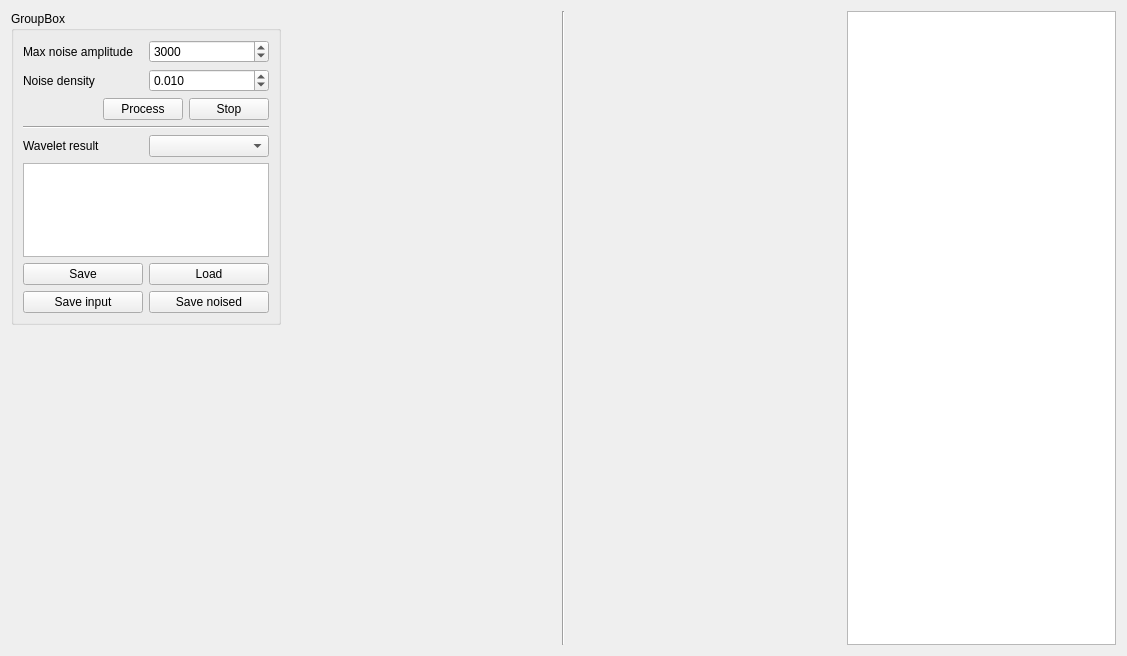
<?xml version="1.0" encoding="UTF-8"?>
<ui version="4.0">
 <class>AnalyzerWidget</class>
 <widget class="QWidget" name="AnalyzerWidget">
  <property name="geometry">
   <rect>
    <x>0</x>
    <y>0</y>
    <width>1127</width>
    <height>656</height>
   </rect>
  </property>
  <property name="windowTitle">
   <string>Form</string>
  </property>
  <layout class="QHBoxLayout" name="horizontalLayout" stretch="1,1,1,1,1">
   <item>
    <layout class="QVBoxLayout" name="verticalLayout" stretch="1,1">
     <item>
      <widget class="QGroupBox" name="groupBox">
       <property name="title">
        <string>GroupBox</string>
       </property>
       <layout class="QVBoxLayout" name="verticalLayout_4">
        <item>
         <layout class="QHBoxLayout" name="horizontalLayout_2">
          <item>
           <widget class="QLabel" name="label">
            <property name="text">
             <string>Max noise amplitude</string>
            </property>
           </widget>
          </item>
          <item>
           <widget class="QSpinBox" name="sbMaxNoiseAmplitude">
            <property name="minimum">
             <number>1</number>
            </property>
            <property name="maximum">
             <number>100000</number>
            </property>
            <property name="value">
             <number>3000</number>
            </property>
           </widget>
          </item>
         </layout>
        </item>
        <item>
         <layout class="QHBoxLayout" name="horizontalLayout_4">
          <item>
           <widget class="QLabel" name="label_2">
            <property name="text">
             <string>Noise density</string>
            </property>
           </widget>
          </item>
          <item>
           <widget class="QDoubleSpinBox" name="dsbNoiseDensity">
            <property name="decimals">
             <number>3</number>
            </property>
            <property name="minimum">
             <double>0.001000000000000</double>
            </property>
            <property name="maximum">
             <double>1.000000000000000</double>
            </property>
            <property name="singleStep">
             <double>0.001000000000000</double>
            </property>
            <property name="value">
             <double>0.010000000000000</double>
            </property>
           </widget>
          </item>
         </layout>
        </item>
        <item>
         <layout class="QHBoxLayout" name="horizontalLayout_3">
          <item>
           <spacer name="horizontalSpacer">
            <property name="orientation">
             <enum>Qt::Horizontal</enum>
            </property>
            <property name="sizeType">
             <enum>QSizePolicy::Expanding</enum>
            </property>
            <property name="sizeHint" stdset="0">
             <size>
              <width>230</width>
              <height>20</height>
             </size>
            </property>
           </spacer>
          </item>
          <item>
           <widget class="QPushButton" name="pbProcess">
            <property name="text">
             <string>Process</string>
            </property>
           </widget>
          </item>
          <item>
           <widget class="QPushButton" name="pbStop">
            <property name="text">
             <string>Stop</string>
            </property>
           </widget>
          </item>
         </layout>
        </item>
        <item>
         <widget class="Line" name="line_2">
          <property name="orientation">
           <enum>Qt::Horizontal</enum>
          </property>
         </widget>
        </item>
        <item>
         <layout class="QHBoxLayout" name="horizontalLayout_5">
          <item>
           <widget class="QLabel" name="label_3">
            <property name="text">
             <string>Wavelet result</string>
            </property>
           </widget>
          </item>
          <item>
           <widget class="QComboBox" name="cbWaveletType"/>
          </item>
         </layout>
        </item>
        <item>
         <widget class="QTextEdit" name="teThresholdsInfo"/>
        </item>
        <item>
         <layout class="QHBoxLayout" name="horizontalLayout_6">
          <item>
           <widget class="QPushButton" name="pbSave">
            <property name="text">
             <string>Save</string>
            </property>
           </widget>
          </item>
          <item>
           <widget class="QPushButton" name="pbLoad">
            <property name="text">
             <string>Load</string>
            </property>
           </widget>
          </item>
         </layout>
        </item>
        <item>
         <layout class="QHBoxLayout" name="horizontalLayout_7">
          <item>
           <widget class="QPushButton" name="pbSaveInput">
            <property name="text">
             <string>Save input</string>
            </property>
           </widget>
          </item>
          <item>
           <widget class="QPushButton" name="pbSaveNoised">
            <property name="text">
             <string>Save noised</string>
            </property>
           </widget>
          </item>
         </layout>
        </item>
       </layout>
      </widget>
     </item>
     <item>
      <widget class="AudioPlayerWidget" name="wInputSignalPlayer" native="true"/>
     </item>
    </layout>
   </item>
   <item>
    <layout class="QVBoxLayout" name="verticalLayout_2" stretch="1,1">
     <item>
      <widget class="QCustomPlot" name="wInputDifferencePlot" native="true"/>
     </item>
     <item>
      <widget class="AudioPlayerWidget" name="wNoisedIputSignalPlayer" native="true"/>
     </item>
    </layout>
   </item>
   <item>
    <widget class="Line" name="line">
     <property name="orientation">
      <enum>Qt::Vertical</enum>
     </property>
    </widget>
   </item>
   <item>
    <layout class="QVBoxLayout" name="verticalLayout_3" stretch="1,1">
     <item>
      <widget class="QCustomPlot" name="wOutputDifferencePlot" native="true"/>
     </item>
     <item>
      <widget class="AudioPlayerWidget" name="wOutputSignalPlayer" native="true"/>
     </item>
    </layout>
   </item>
   <item>
    <widget class="QTextEdit" name="teLog"/>
   </item>
  </layout>
 </widget>
 <customwidgets>
  <customwidget>
   <class>QCustomPlot</class>
   <extends>QWidget</extends>
   <header>qcustomplot/qcustomplot.h</header>
   <container>1</container>
  </customwidget>
  <customwidget>
   <class>AudioPlayerWidget</class>
   <extends>QWidget</extends>
   <header>src/audio/Audioplayerwidget.h</header>
   <container>1</container>
  </customwidget>
 </customwidgets>
 <resources/>
 <connections/>
</ui>
